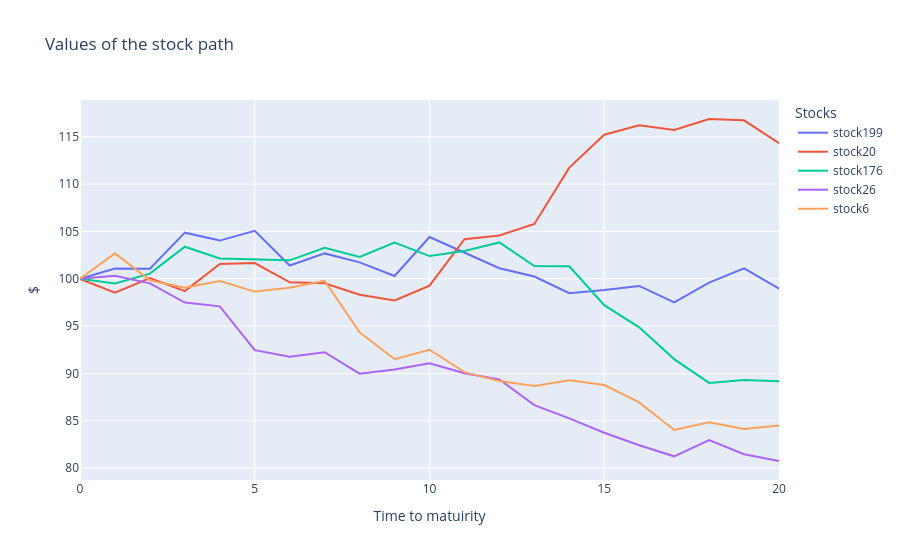

Write notebook code for a chart like this one.
### Code cell
fig = go.Figure()
# Add traces for each column
for column in stock_prices.columns[values]:
    fig.add_trace(go.Scatter(x=stock_prices.index, y=stock_prices[column], mode='lines', name=f"stock{column}"))

# Update layout
fig.update_layout(
    title='Values of the stock path ',
    xaxis_title='Time to matuirity',
    yaxis_title='$',
    template='plotly',
    legend=dict(title='Stocks'),
)

# Show the plot
fig.show()

### Figure 1 — Plotly figure (JSON) as saved in the notebook; plotly's stock layout.template omitted (floating-point values rounded to 4 significant figures)
{"data": [{"mode": "lines", "name": "stock199", "type": "scatter", "x": [0, 1, 2, 3, 4, 5, 6, 7, 8, 9, 10, 11, 12, 13, 14, 15, 16, 17, 18, 19, 20], "y": [100, 101.1, 101.1, 104.9, 104.0, 105.1, 101.4, 102.7, 101.7, 100.3, 104.4, 102.8, 101.1, 100.2, 98.49, 98.82, 99.25, 97.51, 99.6, 101.1, 98.96]}, {"mode": "lines", "name": "stock20", "type": "scatter", "x": [0, 1, 2, 3, 4, 5, 6, 7, 8, 9, 10, 11, 12, 13, 14, 15, 16, 17, 18, 19, 20], "y": [100, 98.52, 100.1, 98.7, 101.6, 101.7, 99.63, 99.53, 98.31, 97.72, 99.27, 104.2, 104.6, 105.8, 111.7, 115.2, 116.2, 115.7, 116.9, 116.7, 114.3]}, {"mode": "lines", "name": "stock176", "type": "scatter", "x": [0, 1, 2, 3, 4, 5, 6, 7, 8, 9, 10, 11, 12, 13, 14, 15, 16, 17, 18, 19, 20], "y": [100, 99.52, 100.5, 103.4, 102.2, 102.1, 102.0, 103.3, 102.3, 103.8, 102.4, 102.9, 103.8, 101.3, 101.3, 97.22, 94.88, 91.52, 89.01, 89.3, 89.17]}, {"mode": "lines", "name": "stock26", "type": "scatter", "x": [0, 1, 2, 3, 4, 5, 6, 7, 8, 9, 10, 11, 12, 13, 14, 15, 16, 17, 18, 19, 20], "y": [100, 100.3, 99.52, 97.49, 97.09, 92.47, 91.78, 92.24, 89.98, 90.43, 91.08, 90.02, 89.37, 86.66, 85.26, 83.74, 82.41, 81.25, 82.98, 81.47, 80.76]}, {"mode": "lines", "name": "stock6", "type": "scatter", "x": [0, 1, 2, 3, 4, 5, 6, 7, 8, 9, 10, 11, 12, 13, 14, 15, 16, 17, 18, 19, 20], "y": [100, 102.7, 99.85, 99.05, 99.77, 98.65, 99.04, 99.78, 94.35, 91.51, 92.51, 90.14, 89.2, 88.67, 89.29, 88.78, 86.94, 84.03, 84.84, 84.14, 84.52]}], "layout": {"legend": {"title": {"text": "Stocks"}}, "title": {"text": "Values of the stock path "}, "xaxis": {"title": {"text": "Time to matuirity"}}, "yaxis": {"title": {"text": "$"}}}}
